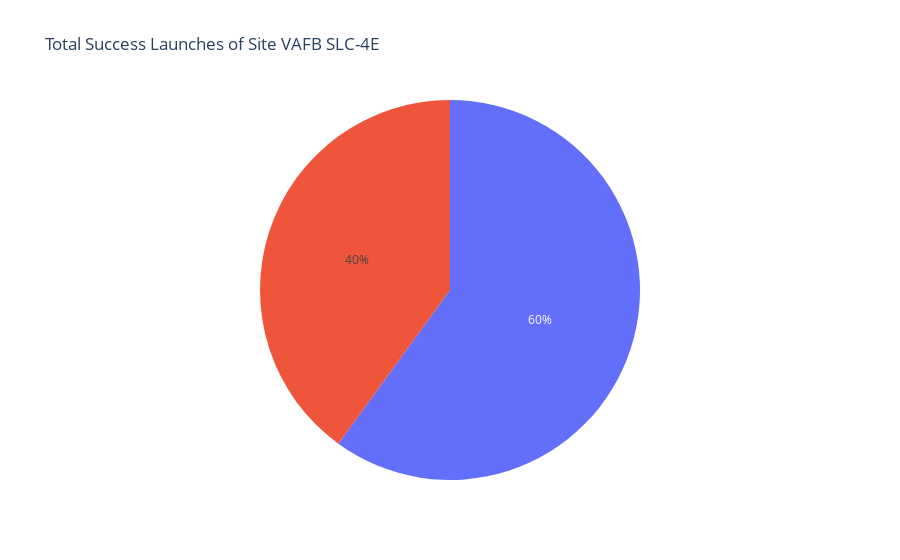

The notebook cell saved with this chart:
### Code cell
pie_data = spacex_df.loc[spacex_df['Launch Site']=='VAFB SLC-4E']
pie_data = pie_data.groupby(['Launch Site'])['class'].value_counts()
print(pie_data)
#pie_fig = px.pie(pie_data, values='class', names='class', title='Total Success Launches of Site VAFB SLC-4E')
pie_fig = px.pie(pie_data, values='class', title='Total Success Launches of Site VAFB SLC-4E')
pie_fig.show()

### Figure 1 — Plotly figure (JSON) as saved in the notebook; plotly's stock layout.template omitted (floating-point values rounded to 4 significant figures)
{"data": [{"domain": {"x": [0, 1], "y": [0, 1]}, "hovertemplate": "class=%{value}<extra></extra>", "legendgroup": "", "name": "", "showlegend": false, "type": "pie", "values": [6, 4]}], "layout": {"legend": {"tracegroupgap": 0}, "title": {"text": "Total Success Launches of Site VAFB SLC-4E"}}}
